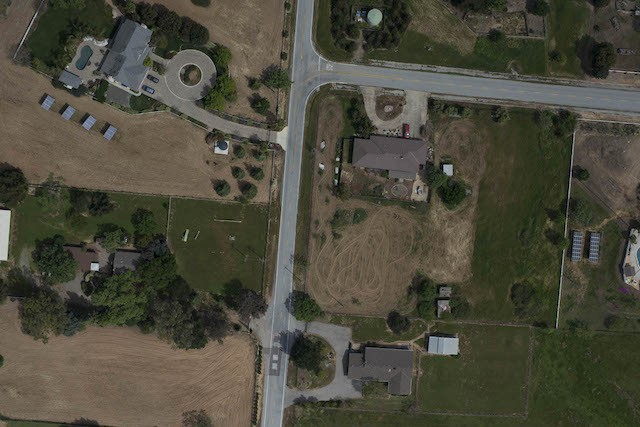
#> input picture lab2/Problem2Images/1_1.jpg, 640 x 427 px
$ python test_corner.py
#> lines starting #> are read from the running program, lines starting #| are printed output that depends on the picture; long printed decimals are rounded
### lab2/homework2.py
# Homework 2: Image Stitching
# Computer Vision (2026 fall)
#
# Framework for image stitching based on Harris corner detection.
# Allowed libraries: numpy, scipy, cv2, matplotlib, os, etc.
# You may add helper functions in a separate utils.py, but do NOT rename
# the functions in this file or change their input/output signatures.
#
# Conventions used throughout this file:
#   - images are np.ndarray of shape (H, W) (grayscale) or (H, W, 3)
#     (BGR, as returned by cv2.imread)
#   - pixel coordinates are (x, y) tuples; note that numpy indexing of an
#     array a uses a[y, x]

import os
import re
import cv2
import numpy as np
import matplotlib.pyplot as plt
from scipy import ndimage, spatial
from utils import ransac_with_inliers

IMGDIR = 'Problem2Images'
OUTDIR = 'outputs'

# ---------------------------------------------------------------------------
# Tunable hyper-parameters (feel free to experiment with them)
# ---------------------------------------------------------------------------
HARRIS_K = 0.04        # Harris constant, usually in [0.04, 0.06]
HARRIS_WIN = 9         # window size of the smoothing in harris_response
CORNER_THRESH = 0.01   # corner threshold = CORNER_THRESH * max(R)
CORNER_MIN_DIST = 5    # minimum distance (pixels) between two corners
MATCH_RATIO = 0.6      # ratio-test threshold in feature_matching
MIN_MATCH_RATE = 0.03  # abort if matches / min(#corners) falls below this


# ---------------------------------------------------------------------------
# Q1.1 Spatial derivatives (10 pts)
# ---------------------------------------------------------------------------
def gradient_x(img):
    '''
    Input:
        img (np.array (H, W) or (H, W, 3)): input image
    Output:
        grad_x (np.array (H, W)): derivative along the x axis
    Hints:
        - convert the image to grayscale first if it has 3 channels
        - compute with float dtype to avoid overflow/underflow
        - consider smoothing the image (e.g. Gaussian) before
          differentiating to suppress noise
        - use mode='reflect' when filtering at the borders
    '''
    if img.ndim == 3:
        img = cv2.cvtColor(img, cv2.COLOR_BGR2GRAY)
    img = img.astype(np.float64)
    img = ndimage.gaussian_filter(img, sigma = 1, mode = 'reflect')
    return ndimage.sobel(img, axis = 1, mode = 'reflect')


def gradient_y(img):
    '''
    Input:
        img (np.array (H, W) or (H, W, 3)): input image
    Output:
        grad_y (np.array (H, W)): derivative along the y axis
    '''
    if img.ndim == 3:
        img = cv2.cvtColor(img, cv2.COLOR_BGR2GRAY)
    img = img.astype(np.float64)
    img = ndimage.gaussian_filter(img, sigma = 1, mode = 'reflect')
    return ndimage.sobel(img, axis = 0, mode = 'reflect')


# ---------------------------------------------------------------------------
# Q1.2 Harris response (15 pts)
# ---------------------------------------------------------------------------
def harris_response(img, k, win_s):
    '''
    Input:
        img   (np.array (H, W) or (H, W, 3)): input image
        k     (float): Harris corner constant
        win_s (int): size of the sliding window
    Output:
        R (np.array (H, W)): Harris response of each pixel,
            R = det(M) - k * tr(M)^2
    Hints:
        - call gradient_x / gradient_y from Q1.1
        - smooth the products Ix*Ix, Ix*Iy, Iy*Iy with a Gaussian window
          of size win_s before computing det(M) and tr(M)
        - avoid python "for" loops; use vectorized numpy/scipy operations
    '''
    if img.ndim == 3:
        img = cv2.cvtColor(img, cv2.COLOR_BGR2GRAY)
    grad_x = gradient_x(img)
    grad_y = gradient_y(img)
    grad_xx = ndimage.gaussian_filter(grad_x * grad_x, sigma = 1, radius = win_s // 2, mode = 'reflect')
    grad_xy = ndimage.gaussian_filter(grad_x * grad_y, sigma = 1, radius = win_s // 2, mode = 'reflect')
    grad_yy = ndimage.gaussian_filter(grad_y * grad_y, sigma = 1, radius = win_s // 2, mode = 'reflect')
    det_img = grad_xx * grad_yy - grad_xy * grad_xy
    trace_img = grad_xx + grad_yy
    R = det_img - k * trace_img * trace_img
    return R


# ---------------------------------------------------------------------------
# Q1.3 Corner selection and non-maximal suppression (5 pts)
# ---------------------------------------------------------------------------
def corner_selection(R, th, min_dist):
    '''
    Input:
        R        (np.array (H, W)): pixel-wise Harris response
        th       (float): threshold of R for selecting corners
        min_dist (int): minimum distance of two nearby corners
    Output:
        pixels (list: N): a list of (x, y) tuples of the selected corners,
            e.g. pixels = [(5, 8), (3, 9)]
    Hints:
        - use ndimage.maximum_filter() for non-maximum suppression:
          keep a pixel only if it is the local maximum within a window of
          size (2 * min_dist + 1)
        - np.nonzero returns (row, col) = (y, x); convert to (x, y)
    '''
    local_max = ndimage.maximum_filter(R, size = 2 * min_dist + 1, mode = 'reflect')
    mask = (R == local_max) & (R > th)
    mask[:min_dist, :] = False
    mask[-min_dist:, :] = False
    mask[:, :min_dist] = False
    mask[:, -min_dist:] = False
    ys, xs = np.nonzero(mask)
    pixels = list(zip(xs, ys))
    return pixels


# [387 lines left out: functions orientation_histogram, histogram_of_gradients, feature_matching, test_matching, compute_homography, align_pair and 3 more, not called in this run]


# The provided scenes span almost 360 degrees, which a single reference
# plane cannot represent (see Q4.4 in the assignment PDF). For the base
# points it is sufficient to stitch any 5 consecutive images of a scene;
# the demo below uses the middle 5 frames. A full 360-degree panorama
# needs cylindrical projection (bonus 3).
BASE_MAX_FRAMES = 5

PANORAMA_SCENES = {
    1: 'grail',
    2: 'library',
    3: 'parrington',
    4: 'Xue-Mountain-Entrance',
}


# [36 lines that do not run on import are left out]

### lab2/test_corner.py
import cv2
import matplotlib.pyplot as plt
import homework2 as hw


# 1. 读取图像
img = cv2.imread("Problem2Images/1_1.jpg")
#> img is the input picture: shape (427, 640, 3); mean B, G, R 60.6, 74.1, 75.9

if img is None:
    raise FileNotFoundError("图片读取失败，请检查运行目录和图片路径")


# 2. 计算 Harris 响应
R = hw.harris_response(
    img,
    hw.HARRIS_K,
    hw.HARRIS_WIN
)
#> in harris_response, `img = cv2.cvtColor(img, cv2.COLOR_BGR2GRAY)`:
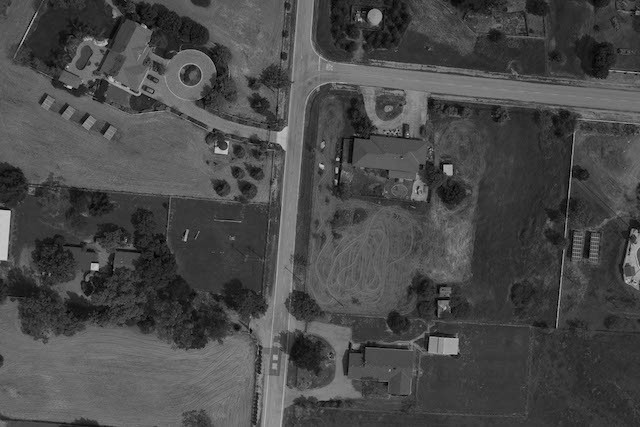
#> img: shape (427, 640); min 0, max 207, mean 73.1
#> in gradient_y, `return ndimage.sobel(img, axis = 0, mode = 'reflect')`:
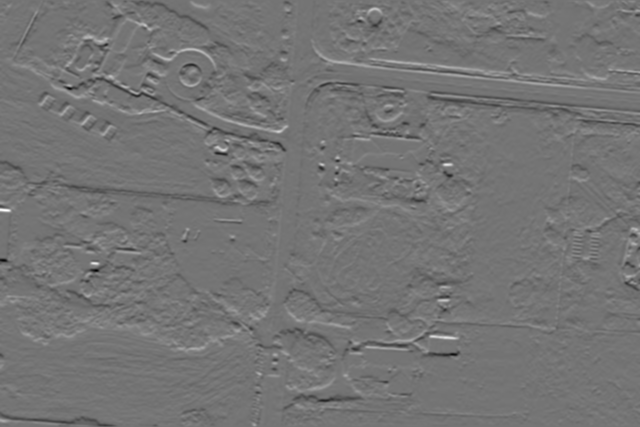
#> returned value: shape (427, 640) float64; min -380.9, max 450.4, mean 0.2; drawn with min black and max white
#> in harris_response, `grad_xx = ndimage.gaussian_filter(grad_x * grad_x, sigma = 1, radius =..`:
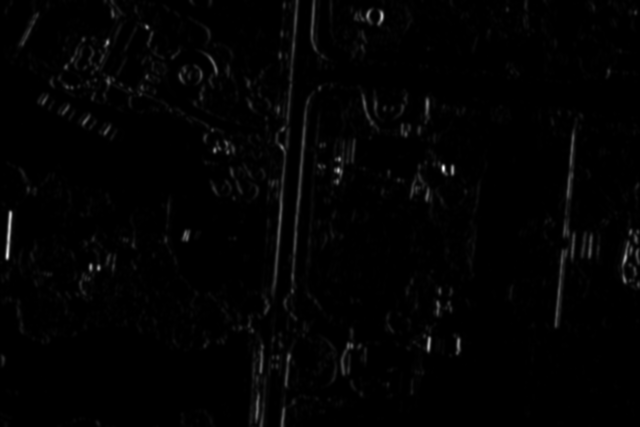
#> grad_xx: shape (427, 640) float64; min 0.00878, max 87222.1, mean 1108.4; drawn with min black and max white
#> in harris_response, `grad_xy = ndimage.gaussian_filter(grad_x * grad_y, sigma = 1, radius =..`:
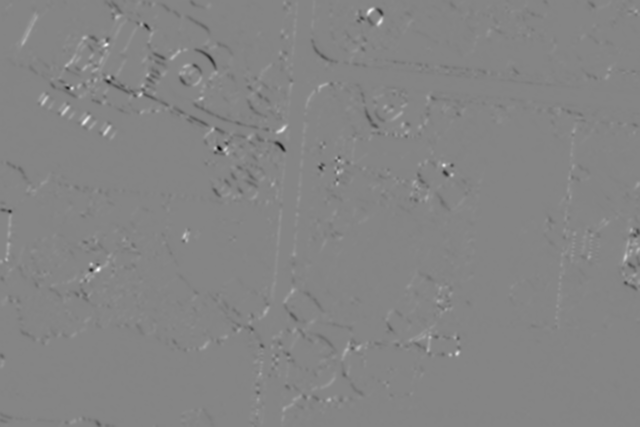
#> grad_xy: shape (427, 640) float64; min -32929.2, max 30165.8, mean -18.2; drawn with min black and max white
#> in harris_response, `grad_yy = ndimage.gaussian_filter(grad_y * grad_y, sigma = 1, radius =..`:
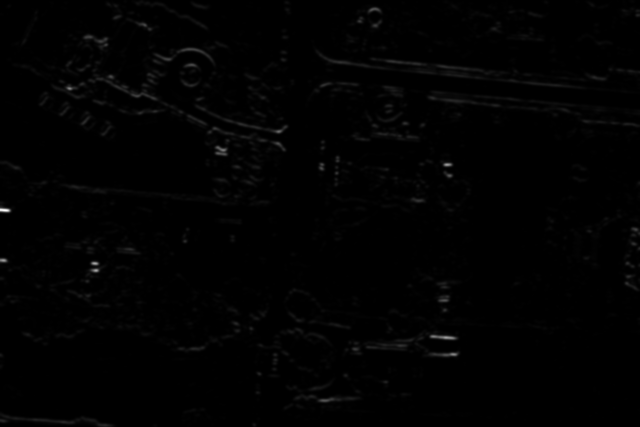
#> grad_yy: shape (427, 640) float64; min 0.00587, max 128058.5, mean 1038.6; drawn with min black and max white


# 3. 设置阈值并选择角点
threshold = hw.CORNER_THRESH * R.max()
#> threshold = 7243951.5

pixels = hw.corner_selection(
    R,
    threshold,
    hw.CORNER_MIN_DIST
)
#> in corner_selection, `mask = (R == local_max) & (R > th)`:
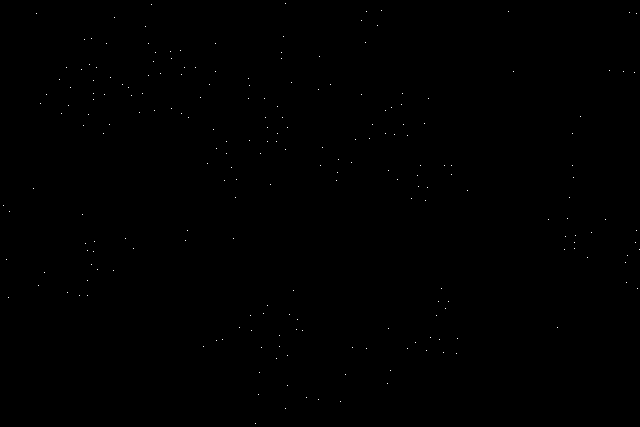
#> mask: shape (427, 640) bool; 0.08% white in thin lines or dots
#> in corner_selection, `mask[:min_dist, :] = False`: mask: shape (427, 640) bool; 0.08% white in thin lines or dots
#> in corner_selection, `mask[-min_dist:, :] = False`: mask: shape (427, 640) bool; 0.08% white in thin lines or dots
#> in corner_selection, `mask[:, :min_dist] = False`: mask: shape (427, 640) bool; 0.08% white in thin lines or dots
#> in corner_selection, `mask[:, -min_dist:] = False`: mask: shape (427, 640) bool; 0.08% white in thin lines or dots
#> in corner_selection, `ys, xs = np.nonzero(mask)`: ys = 210 values from 10 to 408; xs = 210 values, max 634 at index 34, min 6 at index 152, mean 287.5
#> in corner_selection, `pixels = list(zip(xs, ys))`: pixels = 210 pairs, first value 6 to 634, second value 10 to 408

print("图像形状：", img.shape)
#| 图像形状： (427, 640, 3)
print("R 的范围：", R.min(), R.max())
#| R 的范围： -652976394.087 724395146.669
print("检测到的角点数：", len(pixels))
#| 检测到的角点数： 210
print("前 10 个角点：", pixels[:10])
#| 前 10 个角点： [(381, 10), (366, 11), (508, 11), (629, 12), (36, 13), (114, 17), (361, 20), (377, 25), (145, 26), (283, 36)]


# 4. 可视化
img_rgb = cv2.cvtColor(img, cv2.COLOR_BGR2RGB)

plt.figure(figsize=(12, 8))
plt.imshow(img_rgb)

xs = [x for x, y in pixels]
ys = [y for x, y in pixels]
#> ys = 210 values from 10 to 408

plt.scatter(
    xs,
    ys,
    s=15,
    facecolors="none",
    edgecolors="red",
    linewidths=0.8
)

plt.title(f"Harris corners: {len(pixels)}")
plt.axis("off")
plt.tight_layout()
plt.savefig("corner_result.png", dpi=200)
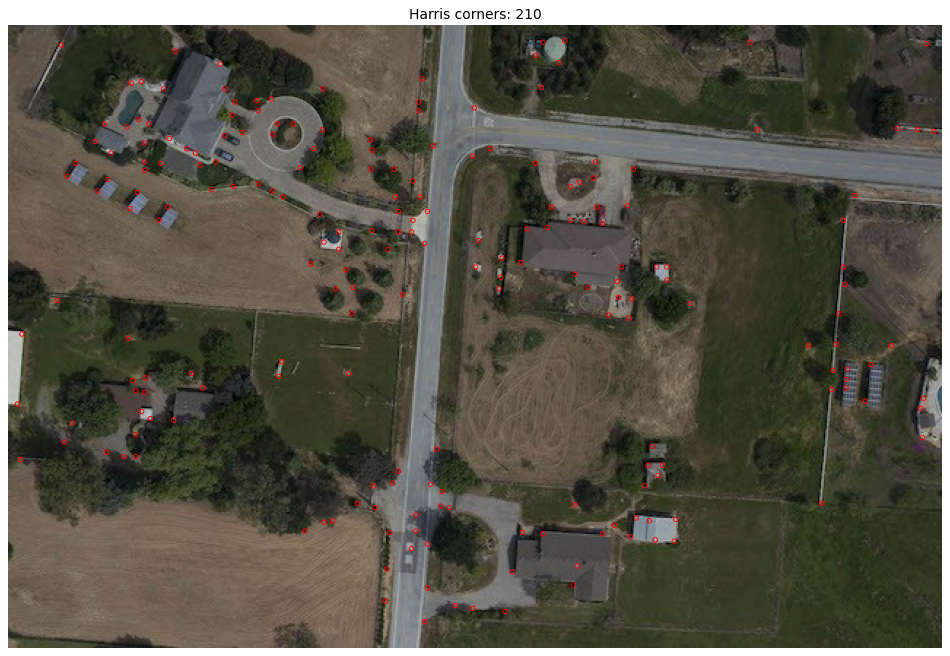
#> figure drawn by matplotlib, 1 panel
plt.show()

$ run again, with lab2/Problem2Images/2_2.jpg copied over lab2/Problem2Images/1_1.jpg
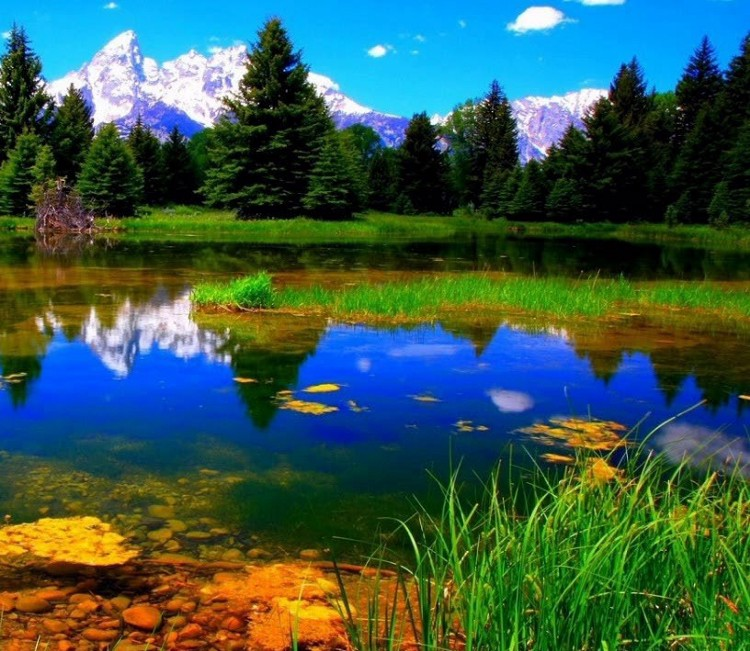
#> input picture lab2/Problem2Images/2_2.jpg, 750 x 651 px
#> img is the input picture: shape (651, 750, 3); mean B, G, R 78.1, 89.7, 57.1
#> threshold = 14414934.1
#> in corner_selection, `local_max = ndimage.maximum_filter(R, size = 2 * min_dist + 1, mode = ..`:
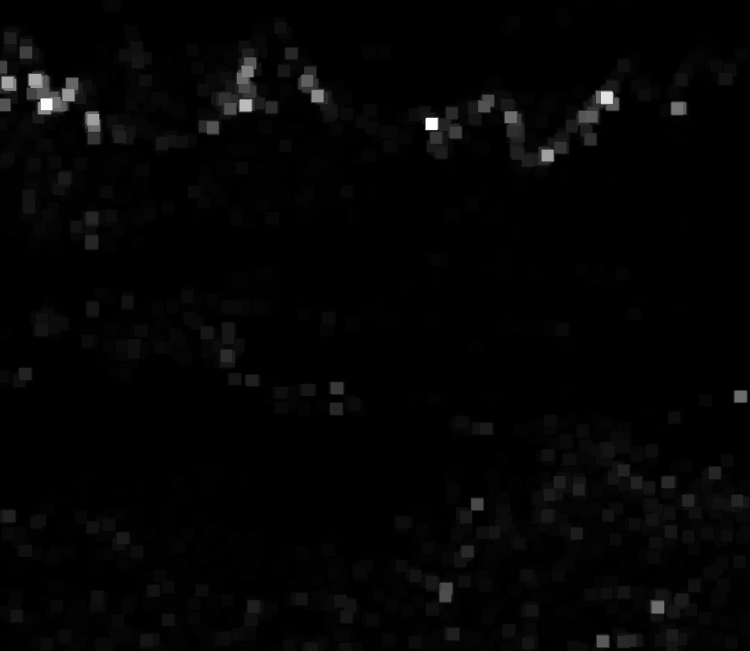
#> local_max: shape (651, 750) float64; min -2314965.2, max 1.44e+09, mean 23080914.2; drawn with min black and max white
#> in corner_selection, `ys, xs = np.nonzero(mask)`: ys = 652 values from 14 to 645; xs = 652 values, max 743 at index 399, min 7 at index 57, mean 361.4
#> in corner_selection, `pixels = list(zip(xs, ys))`: pixels = 652 pairs, first value 7 to 743, second value 14 to 645
#| 图像形状： (651, 750, 3)
#| R 的范围： -528656875.354 1441493414.324
#| 检测到的角点数： 652
#| 前 10 个角点： [(561, 14), (514, 22), (280, 27), (264, 29), (130, 31), (258, 33), (22, 35), (132, 37), (10, 38), (259, 41)]
#> `ys = [y for x, y in pixels]`: ys = 652 values from 14 to 645
#> `plt.savefig("corner_result.png", dpi=200)`:
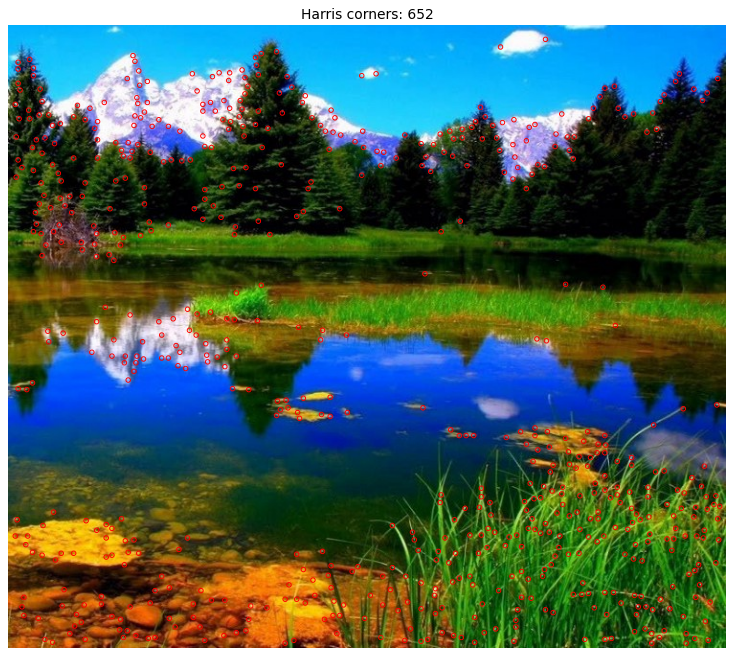
#> figure drawn by matplotlib, 1 panel

$ run again, with lab2/Problem2Images/3_1.JPG copied over lab2/Problem2Images/1_1.jpg
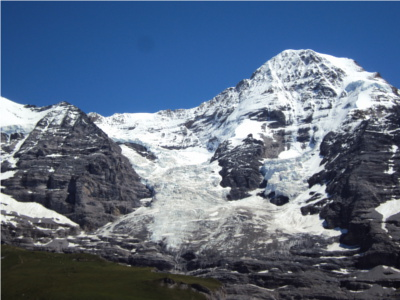
#> input picture lab2/Problem2Images/3_1.JPG, 400 x 300 px
#> img is the input picture: shape (300, 400, 3); mean B, G, R 131, 108.6, 93
#> threshold = 18429227
#> in corner_selection, `mask = (R == local_max) & (R > th)`:
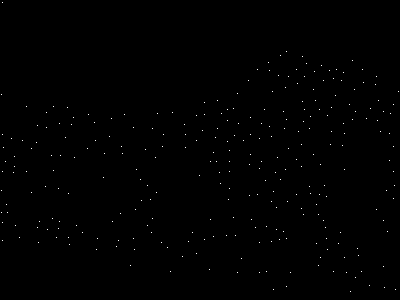
#> mask: shape (300, 400) bool; 0.24% white in thin lines or dots
#> in corner_selection, `ys, xs = np.nonzero(mask)`: ys = 271 values from 51 to 291; xs = 271 values, max 394 at index 162, min 5 at index 134, mean 228.4
#> in corner_selection, `pixels = list(zip(xs, ys))`: pixels = 271 pairs, first value 5 to 394, second value 51 to 291
#| 图像形状： (300, 400, 3)
#| R 的范围： -1176099803.580 1842922699.358
#| 检测到的角点数： 271
#| 前 10 个角点： [(286, 51), (280, 55), (302, 56), (352, 60), (268, 62), (306, 63), (321, 65), (257, 69), (296, 69), (336, 69)]
#> `ys = [y for x, y in pixels]`: ys = 271 values from 51 to 291
#> `plt.savefig("corner_result.png", dpi=200)`:
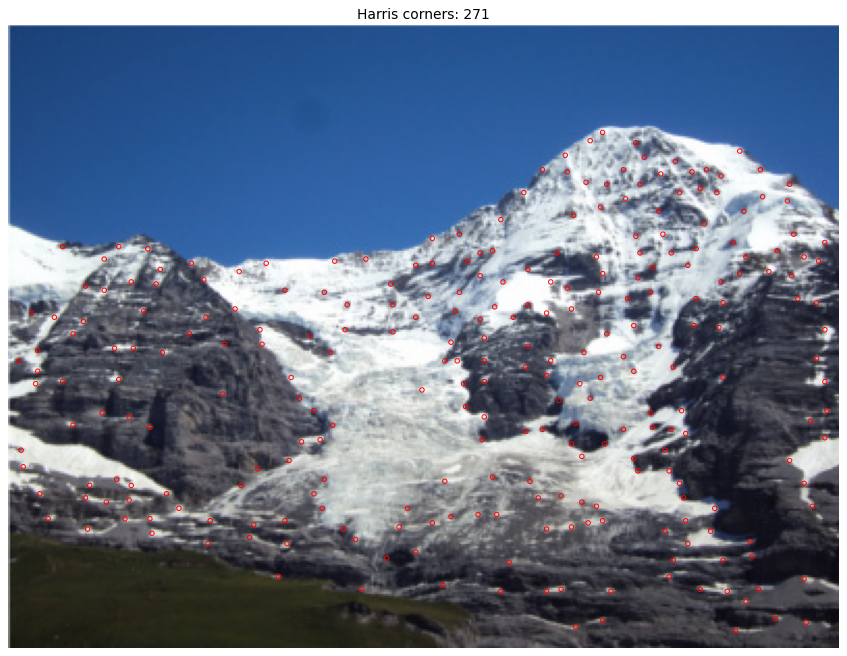
#> figure drawn by matplotlib, 1 panel

$ run again, with lab2/Problem2Images/3_2.JPG copied over lab2/Problem2Images/1_1.jpg
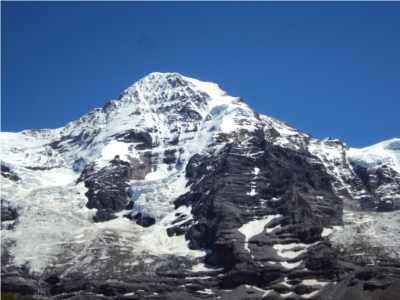
#> input picture lab2/Problem2Images/3_2.JPG, 400 x 300 px
#> img is the input picture: shape (300, 400, 3); mean B, G, R 142.2, 113.3, 93.1
#> threshold = 18772900.6
#> in corner_selection, `ys, xs = np.nonzero(mask)`: ys = 262 values from 74 to 293; xs = 262 values, max 394 at index 218, min 7 at index 184, mean 194.8
#> in corner_selection, `pixels = list(zip(xs, ys))`: pixels = 262 pairs, first value 7 to 394, second value 74 to 293
#| 图像形状： (300, 400, 3)
#| R 的范围： -790439376.751 1877290060.839
#| 检测到的角点数： 262
#| 前 10 个角点： [(153, 74), (147, 77), (169, 79), (136, 84), (216, 84), (173, 86), (187, 88), (125, 90), (136, 91), (163, 92)]
#> `ys = [y for x, y in pixels]`: ys = 262 values from 74 to 293
#> `plt.savefig("corner_result.png", dpi=200)`:
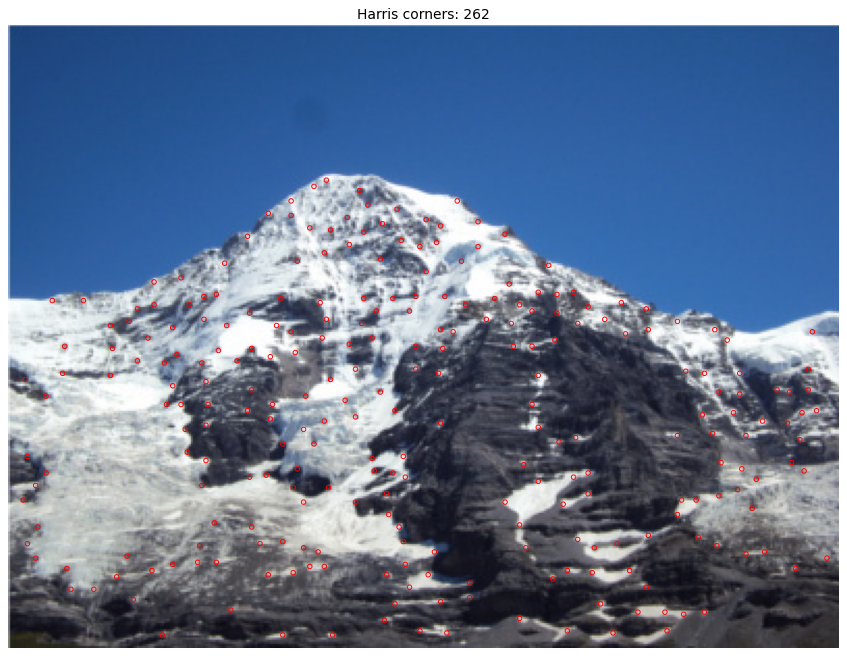
#> figure drawn by matplotlib, 1 panel
